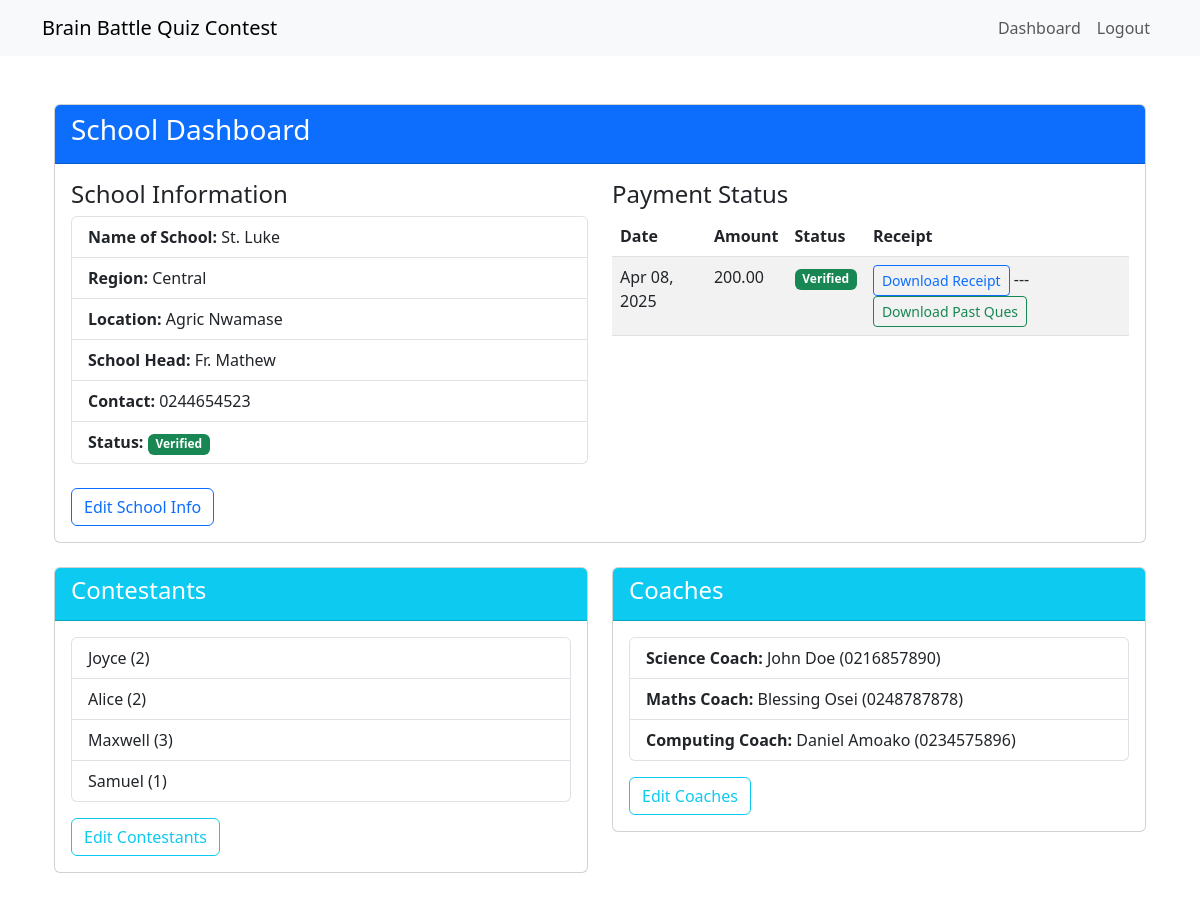
The page /registration/dashboard/ (signed in) on the database its author committed.
### registration/models.py (models this page shows, shortened)
class School(models.Model):
    REGION_CHOICES = (
        ('Accra', 'Greater Accra'),
        ('Central', 'Central'),
        ('Western', 'Western'),
        ('Northern', 'Northern'),
        ('Ashanti', 'Ashanti'),
        ('Eastern', 'Eastern'),
        ('Volta', 'Volta'),
        ('Ahafo', 'Ahafo'),
        ('Bono', 'Bono'),
        ('Bono East', 'Bono East'),
        ('Upper East', 'Upper East'),
        ('Upper West', 'Upper West'),
        ('Savannah', 'Savannah'),
        ('North East', 'North East'),
        ('Oti', 'Oti'),
        ('Western North', 'Western North'),
    )
    user = models.OneToOneField(User, on_delete=models.CASCADE, related_name='school')
    name_of_school = models.CharField(max_length=200)
    region = models.CharField(max_length=20, choices=REGION_CHOICES, default="Not Selected")
    location = models.CharField(max_length=200)
    school_head_name = models.CharField(max_length=100)
    school_contact = models.CharField(max_length=20, validators=[RegexValidator(r'^\+?1?\d{9,15}$')])
    registration_complete = models.BooleanField(default=False)
    payment_verified = models.BooleanField(default=False)
    created_at = models.DateTimeField(auto_now_add=True)
    updated_at = models.DateTimeField(auto_now=True)

class Payment(models.Model):
    school = models.ForeignKey(School, on_delete=models.CASCADE, related_name='payments')
    amount = models.DecimalField(max_digits=10, decimal_places=2)
    paystack_ref = models.CharField(max_length=100)
    verified = models.BooleanField(default=False)
    date_created = models.DateTimeField(auto_now_add=True)

class Contestant(models.Model):
    school = models.ForeignKey(School, on_delete=models.CASCADE, related_name='contestants')
    name = models.CharField(max_length=100, null=True, blank=True)
    year_form = models.CharField(max_length=50, null=True, blank=True)

class Coach(models.Model):
    COACH_TYPES = (
        ('science', 'Science Coach'),
        ('maths', 'Maths Coach'),
        ('computing', 'Computing Coach'),
    )
    school = models.ForeignKey(School, on_delete=models.CASCADE, related_name='coaches')
    coach_type = models.CharField(max_length=20, choices=COACH_TYPES)
    name = models.CharField(max_length=100, null=True, blank=True)
    contact_number = models.CharField(max_length=20, validators=[RegexValidator(r'^\+?1?\d{9,15}$')])
    class Meta:
        unique_together = ('school', 'coach_type')

### registration/views.py (the view)
# urls.py: path('dashboard/', views.dashboard_view, name='dashboard'),
@login_required
def dashboard_view(request):
    try:
        school = request.user.school
        context = {
            'school': school,
            'contestants': school.contestants.all(),
            'coaches': school.coaches.all(),
            'payments': school.payments.filter(verified=True),
        }
        return render(request, 'registration/dashboard.html', context)
    except School.DoesNotExist:
        messages.warning(request, 'Please complete your registration.')
        return redirect('school_info')

### templates/registration/dashboard.html (shortened to what this page needs)
{% extends "base.html" %} {% load static %}  {% block content %}
<div class="container mt-5 vh-100">
  <div class="row vh-100">
    <div class="col-md-12">
      <div class="card mb-4">
        <div class="card-header bg-primary text-white">
          <h3>School Dashboard</h3>
        </div>
        <div class="card-body">
          <div class="row">
            <div class="col-md-6">
              <h4>School Information</h4>
              <ul class="list-group mb-4">
                <li class="list-group-item">
                  <strong>Name of School:</strong> {{ school.name_of_school }}
                </li>
                <li class="list-group-item">
                  <strong>Region:</strong> {{ school.region }}
                </li>
                <li class="list-group-item">
                  <strong>Location:</strong> {{ school.location }}
                </li>
                <li class="list-group-item">
                  <strong>School Head:</strong> {{ school.school_head_name }}
                </li>
                <li class="list-group-item">
                  <strong>Contact:</strong> {{ school.school_contact }}
                </li>
                <li class="list-group-item">
                  <strong>Status:</strong>
                  {% if school.payment_verified %}
                  <span class="badge bg-success">Verified</span>
                  {% else %}
                  <span class="badge bg-warning">Pending Verification</span>
                  {% endif %}
                </li>
              </ul>
              <a href="{% url 'school_info' %}" class="btn btn-outline-primary"
                >Edit School Info</a
              >
            </div>
            <div class="col-md-6">
              <h4>Payment Status</h4>
              {% if payments %}
              <div class="table-responsive">
                <table class="table table-striped">
                  <thead>
                    <tr>
                      <th>Date</th>
                      <th>Amount</th>
                      <th>Status</th>
                      <th>Receipt</th>
                    </tr>
                  </thead>
                  <tbody>
                    {% for payment in payments %}
                    <tr>
                      <td>{{ payment.date_created|date:"M d, Y" }}</td>
                      <td>{{ payment.amount }}</td>
                      <td>
                        {% if payment.verified %}
                        <span class="badge bg-success">Verified</span>
                        {% else %}
                        <span class="badge bg-warning">Pending</span>
                        {% endif %}
                      </td>
                      <td>
                        {% if payment.verified %}
                        <a
                          href="{% url 'receipt_pdf' payment.id %}"
                          class="btn btn-sm btn-outline-primary"
                        >
                          Download Receipt
                        </a>
                        ---
                        <span>
                          <a
                            href="{% url 'download_all' %}"
                            class="btn btn-sm btn-outline-success"
                            >Download Past Ques</a
                          >
                        </span>
                        {% endif %}
                      </td>
                    </tr>
                    {% endfor %}
                  </tbody>
                </table>
              </div>
              {% else %}
              <div class="alert alert-info">No payment records found.</div>
              {% endif %}
            </div>
          </div>
        </div>
      </div>
      <div class="row">
        <div class="col-md-6">
          <div class="card mb-4">
            <div class="card-header bg-info text-white">
              <h4>Contestants</h4>
            </div>
            <div class="card-body">
              {% if contestants %}
              <ul class="list-group">
                {% for contestant in contestants %}
                <li class="list-group-item">
                  {{ contestant.name }} ({{ contestant.year_form }})
                </li>
                {% endfor %}
              </ul>
              {% else %}
              <p class="text-muted">No contestants registered yet.</p>
              {% endif %}
              <a
                href="{% url 'contestant_info' %}"
                class="btn btn-outline-info mt-3"
                >Edit Contestants</a
              >
            </div>
          </div>
        </div>
        <div class="col-md-6">
          <div class="card mb-4">
            <div class="card-header bg-info text-white">
              <h4>Coaches</h4>
            </div>
            <div class="card-body">
              {% if coaches %}
              <ul class="list-group">
                {% for coach in coaches %}
                <li class="list-group-item">
                  <strong>{{ coach.get_coach_type_display }}:</strong>
                  {{ coach.name }} ({{ coach.contact_number }})
                </li>
                {% endfor %}
              </ul>
              {% else %}
              <p class="text-muted">No coaches registered yet.</p>
              {% endif %}
              <a href="{% url 'coach_info' %}" class="btn btn-outline-info mt-3"
                >Edit Coaches</a
              >
            </div>
          </div>
        </div>
      </div>
    </div>
  </div>
</div>
{% endblock %}

### templates/base.html (shortened to what this page needs)
<!DOCTYPE html>
{% load crispy_forms_tags %}
<html lang="en">
  <head>
    <link
      href="https://cdn.jsdelivr.net/npm/bootstrap@5.3.0/dist/css/bootstrap.min.css"
      rel="stylesheet"
    />
  </head>
  <body>
    <nav class="navbar navbar-expand-lg bg-body-tertiary">
      <div class="container">
        <a class="navbar-brand" href="{% url 'dashboard' %}">Brain Battle Quiz Contest</a>
        <div class="collapse navbar-collapse" id="navbarNav">
          <ul class="navbar-nav ms-auto">
            {% if user.is_authenticated %}
            <li class="nav-item">
              <a class="nav-link" href="{% url 'dashboard' %}">Dashboard</a>
            </li>
            <li class="nav-item">
              <a class="nav-link" href="{% url 'logout' %}">Logout</a>
            </li>
            {% endif %}
          </ul>
        </div>
      </div>
    </nav>
    <div class="container mt-4">
       {% block content %}{% endblock %}
    </div>
  </body>
</html>

### rows shown on the page
School: name_of_school "St. Luke", region "Central", location "Agric Nwamase", school_head_name "Fr. Mathew", school_contact "0244654523"
Payment: date_created "Apr 08, 2025", amount "200.00", verified "Verified"
Contestant: name "Joyce", year_form "2"
Contestant: name "Alice", year_form "2"
Contestant: name "Maxwell", year_form "3"
Contestant: name "Samuel", year_form "1"
Coach: coach_type "Science Coach", name "John Doe", contact_number "0216857890"
Coach: coach_type "Maths Coach", name "Blessing Osei", contact_number "0248787878"
Coach: coach_type "Computing Coach", name "Daniel Amoako", contact_number "0234575896"
